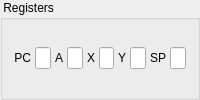
         <widget class="QGroupBox" name="groupBox_3">
          <property name="title">
           <string> Registers </string>
          </property>
          <layout class="QVBoxLayout" name="regLayout">
           <item>
            <layout class="QHBoxLayout" name="regLine1Layout" stretch="1,10,1,10,1,10,1,10,1,10">
             <property name="spacing">
              <number>4</number>
             </property>
             <item>
              <widget class="QLabel" name="labelPC">
               <property name="toolTip">
                <string>Program counter (PC)</string>
               </property>
               <property name="text">
                <string>PC</string>
               </property>
               <property name="alignment">
                <set>Qt::AlignRight|Qt::AlignTrailing|Qt::AlignVCenter</set>
               </property>
              </widget>
             </item>
             <item>
              <widget class="QLineEdit" name="pcEdit">
               <property name="sizePolicy">
                <sizepolicy hsizetype="Ignored" vsizetype="Fixed">
                 <horstretch>0</horstretch>
                 <verstretch>0</verstretch>
                </sizepolicy>
               </property>
               <property name="toolTip">
                <string>Program counter (PC)</string>
               </property>
               <property name="key" stdset="0">
                <string>PC</string>
               </property>
               <property name="type" stdset="0">
                <string>integer</string>
               </property>
               <property name="mask" stdset="0">
                <string>0x%0.4X</string>
               </property>
              </widget>
             </item>
             <item>
              <widget class="QLabel" name="aLabel">
               <property name="toolTip">
                <string>Accumulator (A)</string>
               </property>
               <property name="text">
                <string>A</string>
               </property>
              </widget>
             </item>
             <item>
              <widget class="QLineEdit" name="aEdit">
               <property name="sizePolicy">
                <sizepolicy hsizetype="Ignored" vsizetype="Fixed">
                 <horstretch>0</horstretch>
                 <verstretch>0</verstretch>
                </sizepolicy>
               </property>
               <property name="toolTip">
                <string>Accumulator (A)</string>
               </property>
               <property name="key" stdset="0">
                <string>A</string>
               </property>
               <property name="type" stdset="0">
                <string>integer</string>
               </property>
               <property name="mask" stdset="0">
                <string>0x%0.2X</string>
               </property>
              </widget>
             </item>
             <item>
              <widget class="QLabel" name="xLabel">
               <property name="toolTip">
                <string>Index Register X (X)</string>
               </property>
               <property name="text">
                <string>X</string>
               </property>
              </widget>
             </item>
             <item>
              <widget class="QLineEdit" name="xEdit">
               <property name="sizePolicy">
                <sizepolicy hsizetype="Ignored" vsizetype="Fixed">
                 <horstretch>0</horstretch>
                 <verstretch>0</verstretch>
                </sizepolicy>
               </property>
               <property name="toolTip">
                <string>Index Register X (X)</string>
               </property>
               <property name="key" stdset="0">
                <string>X</string>
               </property>
               <property name="type" stdset="0">
                <string>integer</string>
               </property>
               <property name="mask" stdset="0">
                <string>0x%0.2X</string>
               </property>
              </widget>
             </item>
             <item>
              <widget class="QLabel" name="yLabel">
               <property name="toolTip">
                <string>Index Register Y (Y)</string>
               </property>
               <property name="text">
                <string>Y</string>
               </property>
              </widget>
             </item>
             <item>
              <widget class="QLineEdit" name="yEdit">
               <property name="sizePolicy">
                <sizepolicy hsizetype="Ignored" vsizetype="Fixed">
                 <horstretch>0</horstretch>
                 <verstretch>0</verstretch>
                </sizepolicy>
               </property>
               <property name="toolTip">
                <string>Index Register Y (Y)</string>
               </property>
               <property name="key" stdset="0">
                <string>Y</string>
               </property>
               <property name="type" stdset="0">
                <string>integer</string>
               </property>
               <property name="mask" stdset="0">
                <string>0x%0.2X</string>
               </property>
              </widget>
             </item>
             <item>
              <widget class="QLabel" name="spLabel">
               <property name="toolTip">
                <string>Stack Pointer (S)</string>
               </property>
               <property name="text">
                <string>SP</string>
               </property>
              </widget>
             </item>
             <item>
              <widget class="QLineEdit" name="spEdit">
               <property name="sizePolicy">
                <sizepolicy hsizetype="Ignored" vsizetype="Fixed">
                 <horstretch>0</horstretch>
                 <verstretch>0</verstretch>
                </sizepolicy>
               </property>
               <property name="toolTip">
                <string>Stack Pointer (S)</string>
               </property>
               <property name="key" stdset="0">
                <string>SP</string>
               </property>
               <property name="type" stdset="0">
                <string>integer</string>
               </property>
               <property name="mask" stdset="0">
                <string>0x%0.2X</string>
               </property>
              </widget>
             </item>
            </layout>
           </item>
          </layout>
         </widget>
